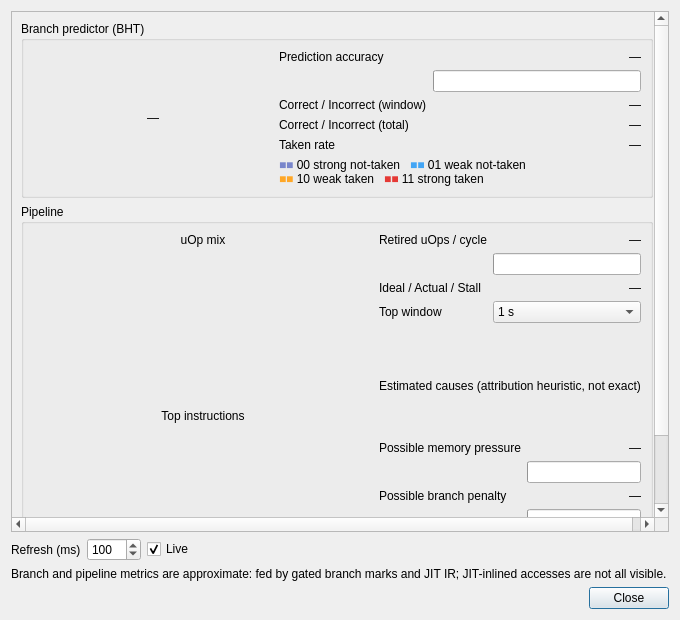
<?xml version="1.0" encoding="UTF-8"?>
<ui version="4.0">
 <class>PerformancePipeline</class>
 <widget class="QDialog" name="PerformancePipeline">
  <property name="geometry">
   <rect>
    <x>0</x>
    <y>0</y>
    <width>680</width>
    <height>620</height>
   </rect>
  </property>
  <property name="windowTitle">
   <string>Performance — Branches &amp; Pipeline</string>
  </property>
  <layout class="QVBoxLayout" name="verticalLayout">
   <item>
    <widget class="QScrollArea" name="scrollArea">
     <property name="widgetResizable">
      <bool>true</bool>
     </property>
     <widget class="QWidget" name="content">
      <layout class="QVBoxLayout" name="contentLayout">
       <item>
        <widget class="QGroupBox" name="bhtGroup">
         <property name="title">
          <string>Branch predictor (BHT)</string>
         </property>
         <layout class="QHBoxLayout" name="bhtHLayout">
          <item>
           <widget class="QLabel" name="bhtMap">
            <property name="minimumSize">
             <size>
              <width>240</width>
              <height>120</height>
             </size>
            </property>
            <property name="text">
             <string>—</string>
            </property>
            <property name="toolTip">
             <string>One cell per BHT entry, coloured by the 2-bit saturating counter (light = not taken, dark red = strongly taken).</string>
            </property>
            <property name="alignment">
             <set>Qt::AlignCenter</set>
            </property>
           </widget>
          </item>
          <item>
           <layout class="QVBoxLayout" name="bhtRight">
            <item>
             <layout class="QFormLayout" name="bhtForm">
              <item row="0" column="0">
               <widget class="QLabel" name="accLabel">
                <property name="text">
                 <string>Prediction accuracy</string>
                </property>
               </widget>
              </item>
              <item row="0" column="1">
               <widget class="QLabel" name="accValue">
                <property name="text">
                 <string>—</string>
                </property>
                <property name="alignment">
                 <set>Qt::AlignRight|Qt::AlignVCenter</set>
                </property>
               </widget>
              </item>
              <item row="1" column="1">
               <widget class="QProgressBar" name="accBar">
                <property name="format">
                 <string>%p%</string>
                </property>
                <property name="maximum">
                 <number>100</number>
                </property>
               </widget>
              </item>
              <item row="2" column="0">
               <widget class="QLabel" name="wbLabel">
                <property name="text">
                 <string>Correct / Incorrect (window)</string>
                </property>
               </widget>
              </item>
              <item row="2" column="1">
               <widget class="QLabel" name="wbValue">
                <property name="text">
                 <string>—</string>
                </property>
                <property name="alignment">
                 <set>Qt::AlignRight|Qt::AlignVCenter</set>
                </property>
               </widget>
              </item>
              <item row="3" column="0">
               <widget class="QLabel" name="tbLabel">
                <property name="text">
                 <string>Correct / Incorrect (total)</string>
                </property>
               </widget>
              </item>
              <item row="3" column="1">
               <widget class="QLabel" name="tbValue">
                <property name="text">
                 <string>—</string>
                </property>
                <property name="alignment">
                 <set>Qt::AlignRight|Qt::AlignVCenter</set>
                </property>
               </widget>
              </item>
              <item row="4" column="0">
               <widget class="QLabel" name="takenLabel">
                <property name="text">
                 <string>Taken rate</string>
                </property>
               </widget>
              </item>
              <item row="4" column="1">
               <widget class="QLabel" name="takenValue">
                <property name="text">
                 <string>—</string>
                </property>
                <property name="alignment">
                 <set>Qt::AlignRight|Qt::AlignVCenter</set>
                </property>
               </widget>
              </item>
             </layout>
            </item>
            <item>
             <widget class="QLabel" name="bhtLegend">
              <property name="text">
               <string>&lt;span style=&quot;color:#7986CB&quot;&gt;■■&lt;/span&gt; 00 strong not-taken &amp;nbsp; &lt;span style=&quot;color:#42A5F5&quot;&gt;■■&lt;/span&gt; 01 weak not-taken &lt;br/&gt;&lt;span style=&quot;color:#FFA726&quot;&gt;■■&lt;/span&gt; 10 weak taken &amp;nbsp; &lt;span style=&quot;color:#E53935&quot;&gt;■■&lt;/span&gt; 11 strong taken</string>
              </property>
              <property name="alignment">
               <set>Qt::AlignLeft</set>
              </property>
             </widget>
            </item>
           </layout>
          </item>
         </layout>
        </widget>
       </item>
       <item>
        <widget class="QGroupBox" name="ppGroup">
         <property name="title">
          <string>Pipeline</string>
         </property>
         <layout class="QHBoxLayout" name="ppHLayout">
          <item>
           <layout class="QVBoxLayout" name="ppLeft">
            <item>
             <widget class="QLabel" name="ppMixCaption">
              <property name="text">
               <string>uOp mix</string>
              </property>
              <property name="alignment">
               <set>Qt::AlignCenter</set>
              </property>
             </widget>
            </item>
            <item>
             <widget class="PieChart" name="ppMix" native="true">
              <property name="minimumSize">
               <size>
                <width>340</width>
                <height>150</height>
               </size>
              </property>
              <property name="toolTip">
               <string>Share of retired uOps by category in the last refresh window.</string>
              </property>
             </widget>
            </item>
            <item>
             <widget class="QLabel" name="ppTopCaption">
              <property name="text">
               <string>Top instructions</string>
              </property>
              <property name="alignment">
               <set>Qt::AlignCenter</set>
              </property>
             </widget>
            </item>
            <item>
             <widget class="PieChart" name="ppTopPie" native="true">
              <property name="minimumSize">
               <size>
                <width>340</width>
                <height>150</height>
               </size>
              </property>
              <property name="toolTip">
               <string>Most executed instruction opcodes in the selected rolling window.</string>
              </property>
             </widget>
            </item>
           </layout>
          </item>
          <item>
           <layout class="QVBoxLayout" name="ppRight">
            <item>
             <layout class="QFormLayout" name="ppForm">
              <item row="0" column="0">
               <widget class="QLabel" name="ppIPCLabel">
                <property name="text">
                 <string>Retired uOps / cycle</string>
                </property>
               </widget>
              </item>
              <item row="0" column="1">
               <widget class="QLabel" name="ppIPCValue">
                <property name="text">
                 <string>—</string>
                </property>
                <property name="alignment">
                 <set>Qt::AlignRight|Qt::AlignVCenter</set>
                </property>
               </widget>
              </item>
              <item row="1" column="1">
               <widget class="QProgressBar" name="ppUtilBar">
                <property name="format">
                 <string>%p%</string>
                </property>
                <property name="maximum">
                 <number>100</number>
                </property>
               </widget>
              </item>
              <item row="2" column="0">
               <widget class="QLabel" name="ppStallLabel">
                <property name="text">
                 <string>Ideal / Actual / Stall</string>
                </property>
               </widget>
              </item>
              <item row="2" column="1">
               <widget class="QLabel" name="ppStallValue">
                <property name="text">
                 <string>—</string>
                </property>
                <property name="alignment">
                 <set>Qt::AlignRight|Qt::AlignVCenter</set>
                </property>
               </widget>
              </item>
              <item row="3" column="0">
               <widget class="QLabel" name="ppWinLabel">
                <property name="text">
                 <string>Top window</string>
                </property>
               </widget>
              </item>
              <item row="3" column="1">
               <widget class="QComboBox" name="ppWinCombo">
                <property name="toolTip">
                 <string>Rolling window over which the top-instruction pie is accumulated.</string>
                </property>
                <item>
                 <property name="text">
                  <string>1 s</string>
                 </property>
                </item>
                <item>
                 <property name="text">
                  <string>2 s</string>
                 </property>
                </item>
                <item>
                 <property name="text">
                  <string>5 s</string>
                 </property>
                </item>
                <item>
                 <property name="text">
                  <string>15 s</string>
                 </property>
                </item>
                <item>
                 <property name="text">
                  <string>All</string>
                 </property>
                </item>
               </widget>
              </item>
             </layout>
            </item>
            <item>
             <widget class="QLabel" name="ppCauseLabel">
              <property name="text">
               <string>Estimated causes (attribution heuristic, not exact)</string>
              </property>
             </widget>
            </item>
            <item>
             <layout class="QFormLayout" name="ppCauseForm">
              <item row="0" column="0">
               <widget class="QLabel" name="ppMemLabel">
                <property name="text">
                 <string>Possible memory pressure</string>
                </property>
               </widget>
              </item>
              <item row="0" column="1">
               <widget class="QLabel" name="ppMemValue">
                <property name="text">
                 <string>—</string>
                </property>
                <property name="alignment">
                 <set>Qt::AlignRight|Qt::AlignVCenter</set>
                </property>
               </widget>
              </item>
              <item row="1" column="1">
               <widget class="QProgressBar" name="ppMemBar">
                <property name="format">
                 <string>%p%</string>
                </property>
                <property name="maximum">
                 <number>100</number>
                </property>
               </widget>
              </item>
              <item row="2" column="0">
               <widget class="QLabel" name="ppBrLabel">
                <property name="text">
                 <string>Possible branch penalty</string>
                </property>
               </widget>
              </item>
              <item row="2" column="1">
               <widget class="QLabel" name="ppBrValue">
                <property name="text">
                 <string>—</string>
                </property>
                <property name="alignment">
                 <set>Qt::AlignRight|Qt::AlignVCenter</set>
                </property>
               </widget>
              </item>
              <item row="3" column="1">
               <widget class="QProgressBar" name="ppBrBar">
                <property name="format">
                 <string>%p%</string>
                </property>
                <property name="maximum">
                 <number>100</number>
                </property>
               </widget>
              </item>
              <item row="4" column="0">
               <widget class="QLabel" name="ppFpuLabel">
                <property name="text">
                 <string>Floating-point workload</string>
                </property>
               </widget>
              </item>
              <item row="4" column="1">
               <widget class="QLabel" name="ppFpuValue">
                <property name="text">
                 <string>—</string>
                </property>
                <property name="alignment">
                 <set>Qt::AlignRight|Qt::AlignVCenter</set>
                </property>
               </widget>
              </item>
              <item row="5" column="1">
               <widget class="QProgressBar" name="ppFpuBar">
                <property name="format">
                 <string>%p%</string>
                </property>
                <property name="maximum">
                 <number>100</number>
                </property>
               </widget>
              </item>
             </layout>
            </item>
           </layout>
          </item>
         </layout>
        </widget>
       </item>
      </layout>
     </widget>
    </widget>
   </item>
   <item>
    <layout class="QHBoxLayout" name="controlLayout">
     <item>
      <widget class="QLabel" name="refreshLabel">
       <property name="text">
        <string>Refresh (ms)</string>
       </property>
      </widget>
     </item>
     <item>
      <widget class="QSpinBox" name="refreshSpin">
       <property name="minimum">
        <number>50</number>
       </property>
       <property name="maximum">
        <number>2000</number>
       </property>
       <property name="singleStep">
        <number>10</number>
       </property>
       <property name="value">
        <number>100</number>
       </property>
      </widget>
     </item>
     <item>
      <widget class="QCheckBox" name="liveCheck">
       <property name="text">
        <string>Live</string>
       </property>
       <property name="checked">
        <bool>true</bool>
       </property>
      </widget>
     </item>
     <item>
      <spacer name="horizontalSpacer">
       <property name="orientation">
        <enum>Qt::Horizontal</enum>
       </property>
       <property name="sizeHint" stdset="0">
        <size>
         <width>40</width>
         <height>20</height>
        </size>
       </property>
      </spacer>
     </item>
    </layout>
   </item>
   <item>
    <widget class="QLabel" name="noteLabel">
     <property name="text">
      <string>Branch and pipeline metrics are approximate: fed by gated branch marks and JIT IR; JIT-inlined accesses are not all visible.</string>
     </property>
     <property name="wordWrap">
      <bool>true</bool>
     </property>
    </widget>
   </item>
   <item>
    <layout class="QHBoxLayout" name="buttonLayout">
     <item>
      <spacer name="buttonSpacer">
       <property name="orientation">
        <enum>Qt::Horizontal</enum>
       </property>
       <property name="sizeHint" stdset="0">
        <size>
         <width>40</width>
         <height>20</height>
        </size>
       </property>
      </spacer>
     </item>
     <item>
      <widget class="QDialogButtonBox" name="buttonBox">
       <property name="standardButtons">
        <set>QDialogButtonBox::Close</set>
       </property>
      </widget>
     </item>
    </layout>
   </item>
  </layout>
 </widget>
 <customwidgets>
  <customwidget>
   <class>PieChart</class>
   <extends>QWidget</extends>
   <header location="global">qt_performance_pipeline.hpp</header>
   <container>1</container>
  </customwidget>
 </customwidgets>
 <resources/>
 <connections>
  <connection>
   <sender>buttonBox</sender>
   <signal>rejected()</signal>
   <receiver>PerformancePipeline</receiver>
   <slot>reject()</slot>
   <hints>
    <hint type="sourcelabel">
     <x>630</x>
     <y>600</y>
    </hint>
    <hint type="destinationlabel">
     <x>340</x>
     <y>310</y>
    </hint>
   </hints>
  </connection>
 </connections>
</ui>
